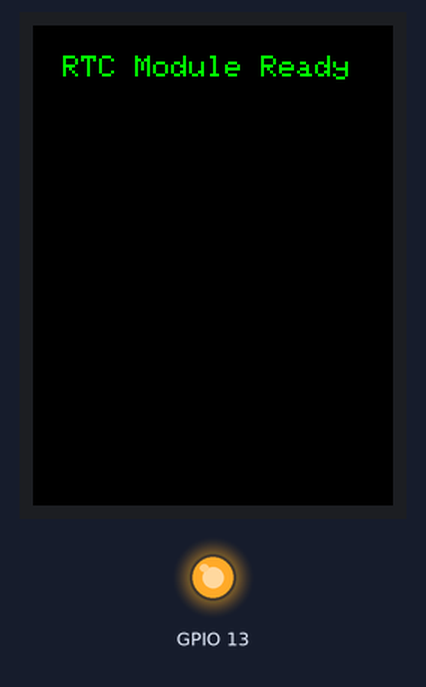
This sketch was run on a simulated ESP32. On the bench: 240×320 colour display, output pins drawn as LEDs (lit = HIGH). The local clock reads 2024-03-15 10:24:30 at power-on unless the sketch sets it; what the sketch prints to the serial monitor is not drawn.

Above: at 0.3 s.
At 2.4 s:
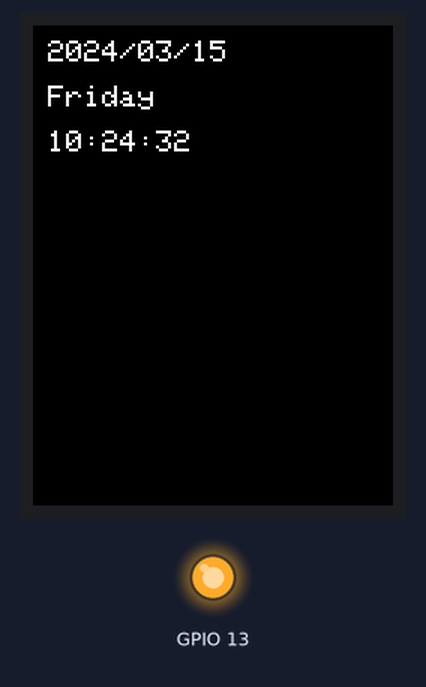
At 14.8 s:
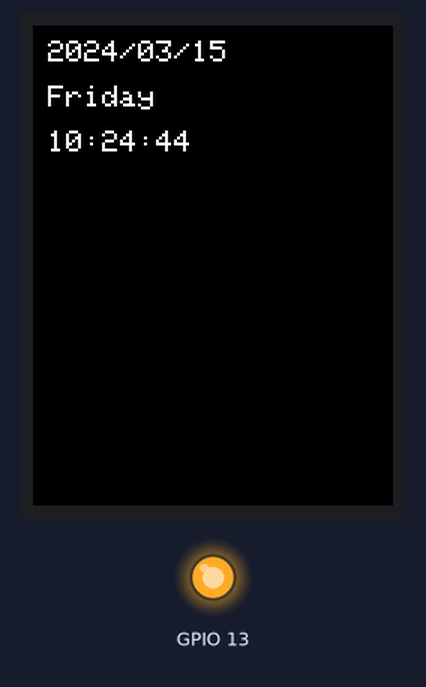
At 20.0 s:
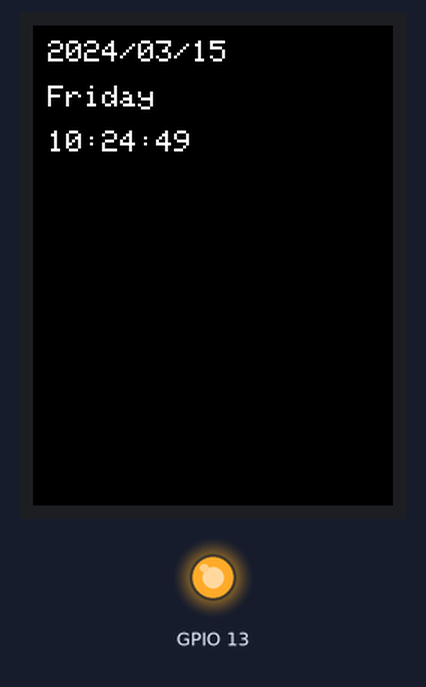
At 27.2 s:
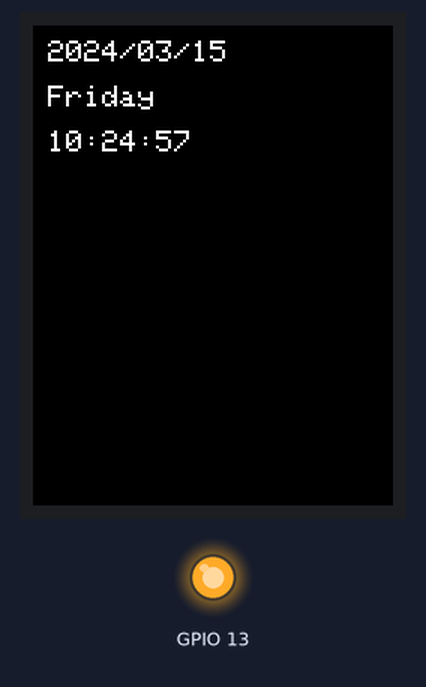
At 38.6 s:
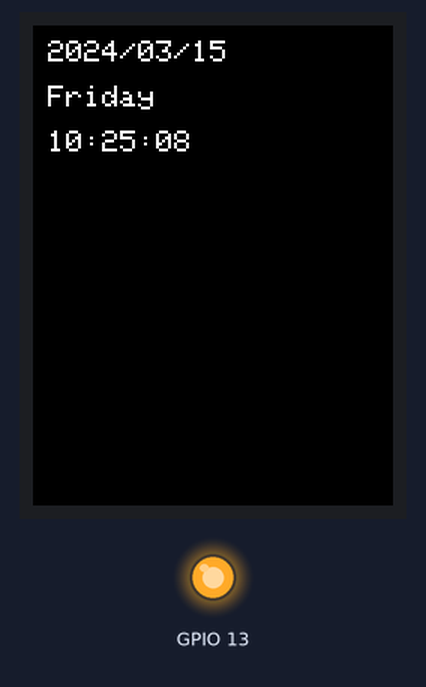

Measured:
- what the display in image 2 shows lasts 1.0 s, from 14.8 s to 15.8 s

The sketch:

RTCDisplay.ino
```cpp
// Date and time functions using a PCF8563 RTC connected via I2C and Wire lib
#include "RTClib.h"
#include <TFT_eSPI.h>
#include <SPI.h>

// RTC
RTC_PCF8563 rtc;
char daysOfTheWeek[7][12] = {"Sunday", "Monday", "Tuesday", "Wednesday", "Thursday", "Friday", "Saturday"};

// TFT
TFT_eSPI tft = TFT_eSPI();

void setup () {
  Serial.begin(115200);
  if (! rtc.begin()) {
    Serial.println("Couldn't find RTC");
    Serial.flush();
    while (1) delay(10);
  }

  if (rtc.lostPower()) {
    Serial.println("RTC is NOT initialized, setting the time!");
    rtc.adjust(DateTime(F(__DATE__), F(__TIME__)));
  }

  rtc.start();

  // Inisialisasi TFT
  tft.init();
  tft.setRotation(2);
  tft.fillScreen(TFT_BLACK);
  tft.setTextColor(TFT_GREEN, TFT_BLACK);
  tft.setTextSize(2);
  tft.setCursor(20, 20);
  tft.println("RTC Module Ready");
  analogWrite(13,0);
  analogWrite(13,255);
  delay(2000);
  tft.fillScreen(TFT_BLACK);

}

void loop () {
  DateTime now = rtc.now();

  // Tampilkan di Serial Monitor
  Serial.print(now.year(), DEC);
  Serial.print('/');
  Serial.print(now.month(), DEC);
  Serial.print('/');
  Serial.print(now.day(), DEC);
  Serial.print(" (");
  Serial.print(daysOfTheWeek[now.dayOfTheWeek()]);
  Serial.print(") ");
  Serial.print(now.hour(), DEC);
  Serial.print(':');
  Serial.print(now.minute(), DEC);
  Serial.print(':');
  Serial.print(now.second(), DEC);
  Serial.println();

  // Tampilkan di TFT
  tft.fillRect(0, 0, 240, 100, TFT_BLACK); // hapus area atas
  tft.setCursor(10, 10);
  tft.setTextSize(2);
  tft.setTextColor(TFT_WHITE, TFT_BLACK);
  tft.printf("%04d/%02d/%02d", now.year(), now.month(), now.day());
  tft.setCursor(10, 40);
  tft.printf("%s", daysOfTheWeek[now.dayOfTheWeek()]);
  tft.setCursor(10, 70);
  tft.printf("%02d:%02d:%02d", now.hour(), now.minute(), now.second());

  delay(1000);
}
```
